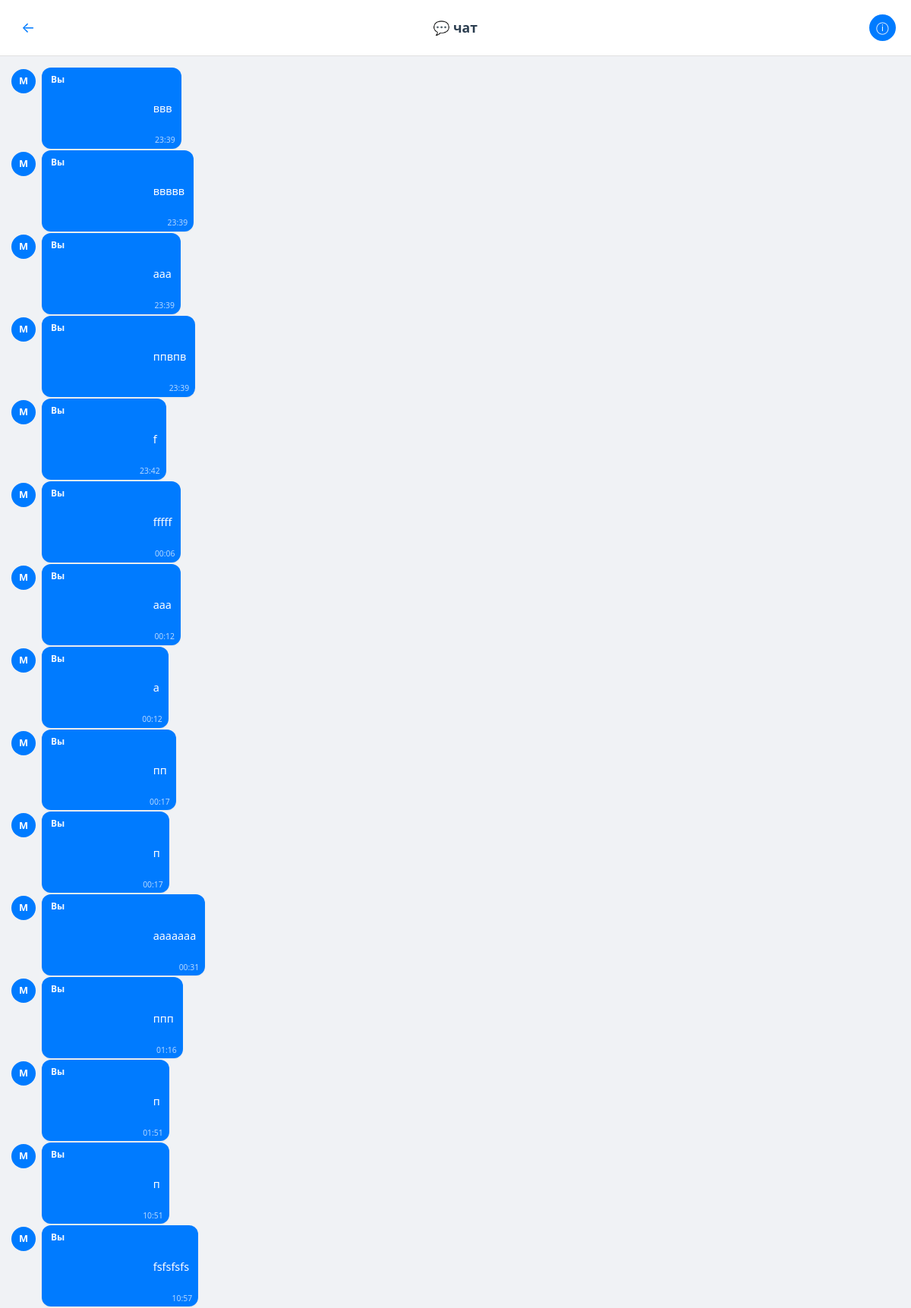
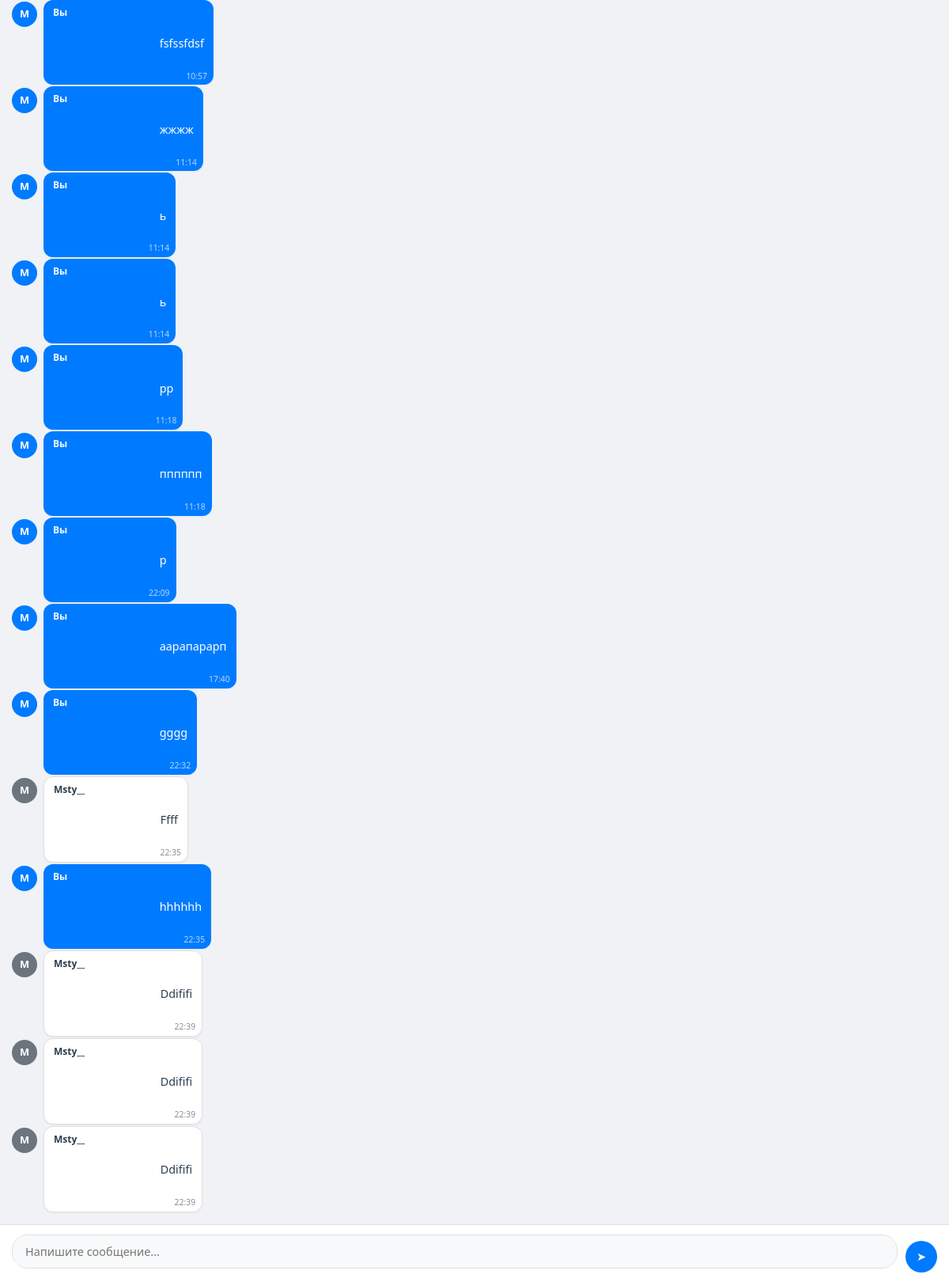
The app's page /room/3/ (signed in) with its own data (2 pictures, top to bottom).
### chat/models.py (models this page shows, shortened)
class ChatRoom(models.Model):
    name = models.CharField(max_length=100)
    description = models.TextField(blank=True)
    created_by = models.ForeignKey(User, on_delete=models.CASCADE, related_name='created_rooms')
    created_at = models.DateTimeField(auto_now_add=True)
    is_private = models.BooleanField(default=False)
    class Meta:
        ordering = ['-created_at']

class ChatMessage(models.Model):
    room = models.ForeignKey(ChatRoom, on_delete=models.CASCADE, related_name='messages')
    user = models.ForeignKey(User, on_delete=models.CASCADE, related_name='messages')
    message = models.TextField()
    timestamp = models.DateTimeField(auto_now_add=True)
    is_read = models.BooleanField(default=False)
    class Meta:
        ordering = ['timestamp']

### chat/views.py (the view, shortened to what this page needs)
# urls.py: path('room/<int:room_id>/', views.room_detail, name='room_detail'),
@login_required
def room_detail(request, room_id):
    room = get_object_or_404(ChatRoom, id=room_id)
    room_messages = ChatMessage.objects.filter(room=room).order_by('timestamp')[:50]
    room_members = RoomMember.objects.filter(room=room)
    return render(request, 'chat/room_detail.html', {
        'room': room,
        'messages': room_messages,
        'room_members': room_members,
    })

### chat/templates/chat/room_detail.html (shortened to what this page needs)
<!DOCTYPE html>
<html lang="ru">
<head>
</head>
<body>
    <div class="container">
        <div class="room-header">
            <a href="{% url 'home' %}" class="back-btn">
                ←
            </a>
            <div class="room-title">💬 {{ room.name }}</div>
            <div class="room-info-wrapper">
                <button class="info-btn" id="infoBtn" title="Информация о чате">
                    ⓘ
                </button>
            </div>
        </div>
        <div class="chat-container">
            <div class="messages-list" id="messages-list">
                {% if messages %}
                    {% for message in messages %}
                        <div class="message {% if message.user == user %}own-message{% endif %}">
                            <div class="message-avatar">
                                {{ message.user.username|first|upper }}
                            </div>
                            <div class="message-content">
                                <div class="message-header">
                                    <span class="message-username">
                                        {% if message.user == user %}
                                            Вы
                                        {% else %}
                                            {{ message.user.username }}
                                        {% endif %}
                                    </span>
                                </div>
                                <div class="message-text">
                                    {{ message.message }}
                                </div>
                                <span class="message-time">
                                    {{ message.timestamp|date:"H:i" }}
                                </span>
                            </div>
                        </div>
                    {% endfor %}
                {% else %}
                    <div class="empty-messages">
                        <div class="icon">💬</div>
                        <h3>Здесь пока тихо</h3>
                        <p>Будьте первым, кто напишет сообщение!</p>
                    </div>
                {% endif %}
            </div>
            <div class="message-input-area">
                {% if user.is_authenticated %}
                    <form method="post" class="message-form">
                        <div class="message-input-container">
                            <textarea
                                name="message"
                                class="message-input"
                                placeholder="Напишите сообщение..."
                                required
                                rows="1"
                            ></textarea>
                        </div>
                        <button type="submit" class="send-btn" title="Отправить">
                            ➤
                        </button>
                    </form>
                {% else %}
                    <div class="guest-notice">
                        <p>🔒 <a href="{% url 'login' %}">Войдите</a> или <a href="{% url 'register' %}">зарегистрируйтесь</a></p>
                    </div>
                {% endif %}
            </div>
        </div>
    </div>
</body>
</html>

### chat/templates/chat/room_detail.html (style rules this page uses)
* { margin: 0; padding: 0; box-sizing: border-box; }
body { font-family: 'Segoe UI', system-ui, -apple-system, sans-serif; background: #f0f2f5; color: #333; line-height: 1.4; overflow-x: hidden; height: 100vh; }
.container { max-width: 100%; height: 100vh; display: flex; flex-direction: column; }
.room-header { background: white; padding: 15px 20px; border-bottom: 1px solid #e0e0e0; display: flex; justify-content: space-between; align-items: center; flex-shrink: 0; }
.back-btn { background: none; border: none; font-size: 1.2rem; cursor: pointer; padding: 8px; color: #007bff; text-decoration: none; display: flex; align-items: center; gap: 5px; }
.room-title { font-size: 1.1rem; font-weight: 600; color: #2c3e50; text-align: center; flex: 1; }
.room-info-wrapper { position: relative; }
.info-btn { background: #007bff; color: white; border: none; border-radius: 50%; width: 35px; height: 35px; display: flex; align-items: center; justify-content: center; cursor: pointer; font-size: 1rem; transition: all 0.3s ease; }
.chat-container { flex: 1; display: flex; flex-direction: column; overflow: hidden; }
.messages-list { flex: 1; padding: 15px; overflow-y: auto; display: flex; flex-direction: column; gap: 2px; background: #f0f2f5; }
.message { display: flex; gap: 8px; align-items: flex-start; max-width: 100%; }
.message-avatar { width: 32px; height: 32px; border-radius: 50%; background: #6c757d; display: flex; align-items: center; justify-content: center; color: white; font-weight: 600; font-size: 0.8rem; flex-shrink: 0; margin-top: 2px; }
.message.own-message .message-avatar { background: #007bff; }
.message-content { background: white; border-radius: 12px; padding: 8px 12px; border: 1px solid #e0e0e0; max-width: 70%; position: relative; box-shadow: 0 1px 2px rgba(0, 0, 0, 0.05); }
.message.own-message .message-content { background: #007bff; color: white; border: none; }
.message-header { display: flex; justify-content: space-between; align-items: center; margin-bottom: 2px; }
.message-username { font-weight: 600; font-size: 0.75rem; color: #2c3e50; }
.message.own-message .message-username { color: rgba(255, 255, 255, 0.95); }
.message-text { font-size: 0.9rem; line-height: 1.3; word-wrap: break-word; white-space: pre-wrap; color: #2c3e50; margin-bottom: 16px; }
.message.own-message .message-text { color: white; }
.message-time { position: absolute; bottom: 4px; right: 8px; font-size: 0.65rem; color: #8e8e93; }
.message.own-message .message-time { color: rgba(255, 255, 255, 0.7); }
.message-input-area { padding: 12px 15px; border-top: 1px solid #e0e0e0; background: white; flex-shrink: 0; }
.message-form { display: flex; gap: 10px; align-items: flex-end; }
.message-input-container { flex: 1; }
.message-input { width: 100%; padding: 12px 16px; border: 1px solid #e0e0e0; border-radius: 20px; font-size: 0.9rem; font-family: inherit; outline: none; transition: all 0.3s ease; background: #f8f9fa; resize: none; min-height: 40px; max-height: 120px; line-height: 1.3; }
.send-btn { background: #007bff; color: white; border: none; border-radius: 50%; width: 40px; height: 40px; display: flex; align-items: center; justify-content: center; cursor: pointer; transition: all 0.3s ease; font-size: 0.9rem; flex-shrink: 0; }

### records on screen
ChatRoom: name "чат"
ChatMessage: user.username|first "M", shows "Вы", message "ввв", timestamp "23:39"
ChatMessage: user.username|first "M", shows "Вы", message "ввввв", timestamp "23:39"
ChatMessage: user.username|first "M", shows "Вы", message "ааа", timestamp "23:39"
ChatMessage: user.username|first "M", shows "Вы", message "ппвпв", timestamp "23:39"
ChatMessage: user.username|first "M", shows "Вы", message "f", timestamp "23:42"
ChatMessage: user.username|first "M", shows "Вы", message "fffff", timestamp "00:06"
ChatMessage: user.username|first "M", shows "Вы", message "ааа", timestamp "00:12"
ChatMessage: user.username|first "M", shows "Вы", message "а", timestamp "00:12"
ChatMessage: user.username|first "M", shows "Вы", message "пп", timestamp "00:17"
ChatMessage: user.username|first "M", shows "Вы", message "п", timestamp "00:17"
ChatMessage: user.username|first "M", shows "Вы", message "ааааааа", timestamp "00:31"
ChatMessage: user.username|first "M", shows "Вы", message "ппп", timestamp "01:16"
ChatMessage: user.username|first "M", shows "Вы", message "п", timestamp "01:51"
ChatMessage: user.username|first "M", shows "Вы", message "п", timestamp "10:51"
ChatMessage: user.username|first "M", shows "Вы", message "fsfsfsfs", timestamp "10:57"
ChatMessage: user.username|first "M", shows "Вы", message "fsfssfdsf", timestamp "10:57"
ChatMessage: user.username|first "M", shows "Вы", message "жжжж", timestamp "11:14"
ChatMessage: user.username|first "M", shows "Вы", message "ь", timestamp "11:14"
ChatMessage: user.username|first "M", shows "Вы", message "ь", timestamp "11:14"
ChatMessage: user.username|first "M", shows "Вы", message "рр", timestamp "11:18"
ChatMessage: user.username|first "M", shows "Вы", message "пппппп", timestamp "11:18"
ChatMessage: user.username|first "M", shows "Вы", message "р", timestamp "22:09"
ChatMessage: user.username|first "M", shows "Вы", message "аарапарарп", timestamp "17:40"
ChatMessage: user.username|first "M", shows "Вы", message "gggg", timestamp "22:32"
ChatMessage: user.username|first "M", user.username "Msty__", message "Ffff", timestamp "22:35"
ChatMessage: user.username|first "M", shows "Вы", message "hhhhhh", timestamp "22:35"
ChatMessage: user.username|first "M", user.username "Msty__", message "Ddififi", timestamp "22:39"
ChatMessage: user.username|first "M", user.username "Msty__", message "Ddififi", timestamp "22:39"
ChatMessage: user.username|first "M", user.username "Msty__", message "Ddififi", timestamp "22:39"
